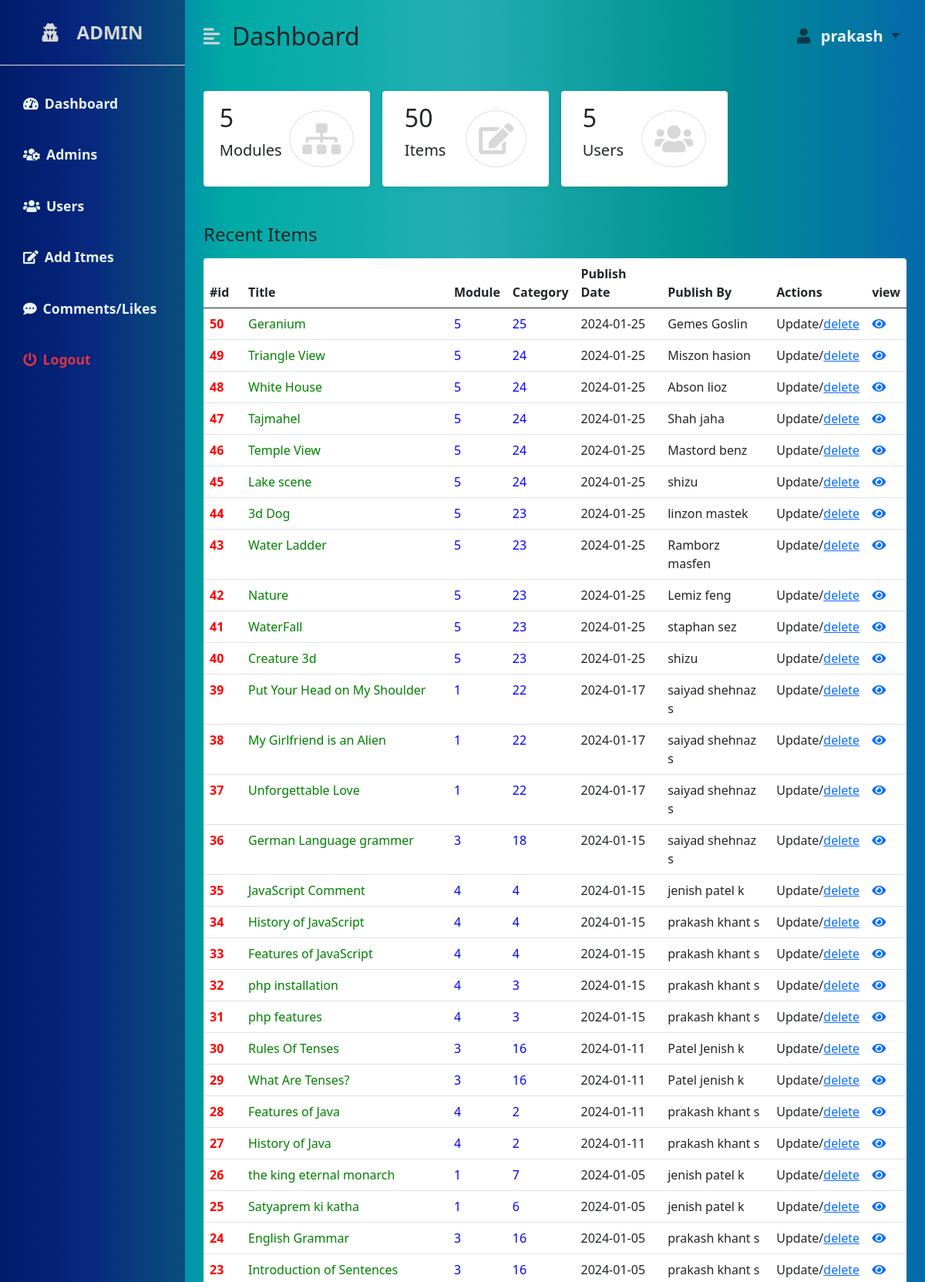
Page /dashboard.php (signed in, upper part) on the committed database.
### tables this page shows
CREATE TABLE `item` (
  `id` int(20) NOT NULL,
  `title` varchar(50) NOT NULL,
  `description` text NOT NULL,
  `content` text NOT NULL,
  `photopath` text NOT NULL,
  `videopath` text NOT NULL,
  `test_link` text NOT NULL,
  `publish_by` text NOT NULL,
  `publish_date` date NOT NULL,
  `module_id` int(11) NOT NULL,
  `category` int(50) NOT NULL,
  `keywords` varchar(50) NOT NULL,
  `time` time NOT NULL
);

### database/db.php (called while the page is built, shortened)
<?php
class DB
{
    public $sname = "localhost";
    public $uname = "root";
    public $password = "";
    public $db_name = "nexushub";
    public $conn;
    function connect_DB()
    {
        $this->conn = mysqli_connect($this->sname, $this->uname, $this->password, $this->db_name);
        return true;
    }
    function fetchData($query)
    {
        $result = mysqli_query($this->conn, $query);
        $ldata = [];
        while ($row = mysqli_fetch_array($result)) {
            array_push($ldata, $row);
        }
        return $ldata;
    }
    function fetch_all_items()
    {
        if ($this->connect_DB()) {
            $query = "SELECT * FROM `item` ORDER BY `id` desc";
            return $this->fetchData($query);
        }
    }
    function count_rows_table($tb_name)
    {
        if ($this->connect_DB()) {
            $query = "SELECT count(*) FROM `$tb_name`";
            return $this->fetchData($query);
        }
    }
}

### dashboard.php (the view)
<?php
include './layouts/top.php';
?>
<div class="container-fluid px-4">
    <div class="row g-3 my-2">
        <div class="col-md-3">
            <div class="p-3 bg-white shadow-sm d-flex justify-content-around align-items-center rounded">
                <div>
                    <h3 class="fs-2">
                        <?php
                          include './database/db.php';
                          $db = new DB();
                            $count_no=$db->count_rows_table("modules") ;
                            foreach($count_no as $cn)
                            {
                                echo $cn[0];
                            }
                        ?>
                    </h3>
                    <p class="fs-5">Modules</p>
                </div>
                <i class="fas fa-sitemap fs-1 primary-text border rounded-full secondary-bg p-3"></i>
            </div>
        </div>
        <div class="col-md-3">
            <div class="p-3 bg-white shadow-sm d-flex justify-content-around align-items-center rounded">
                <div>
                    <h3 class="fs-2">
                        <?php
                    $count_no=$db->count_rows_table("item") ;
                            foreach($count_no as $cn)
                            {
                                echo $cn[0];
                            }
                            ?>
                    </h3>
                    <p class="fs-5">Items</p>
                </div>
                <i class="fas fa-edit fs-1 primary-text border rounded-full secondary-bg p-3"></i>
            </div>
        </div>
        <div class="col-md-3">
            <div class="p-3 bg-white shadow-sm d-flex justify-content-around align-items-center rounded">
                <div>
                    <h3 class="fs-2">
                    <?php
                    $count_no=$db->count_rows_table("userdetails") ;
                            foreach($count_no as $cn)
                            {
                                echo $cn[0];
                            }
                            ?>
                    </h3>
                    <p class="fs-5">Users</p>
                </div>
                <i class="fas fa-users fs-1 primary-text border rounded-full secondary-bg p-3"></i>
            </div>
        </div>
    </div>
    <div class="row my-5">
        <h3 class="fs-4 mb-3">Recent Items</h3>
        <div class="col">
            <table class="table bg-white rounded shadow-sm  table-hover">
                <thead>
                    <tr>
                        <th scope="col" width="50">#id</th>
                        <th scope="col">Title</th>
                        <th scope="col">Module</th>
                        <th scope="col">Category</th>
                        <th scope="col">Publish Date</th>
                        <th scope="col">Publish By</th>
                        <th scope="col">Actions</th>
                        <th scope="col">view</th>
                    </tr>
                </thead>
                <tbody>
                <?php
                $items = $db->fetch_all_items();
                foreach ($items as $item) {
                    echo "
                    <tr>
                        <th scope='row' style='color:red;'>".$item["id"]."</th>
                        <td  style='color:green;'>".$item["title"]."</td>
                        <td  style='color:blue;'>".$item["module_id"]."</td>
                        <td  style='color:blue;'>".$item["category"]."</td>
                        <td>".$item["publish_date"]."</td>
                        <td>".$item["publish_by"]."</td>
                        <td>Update/<a href='delete-item.php?id=".$item["id"]."'>delete</td>
                        <td>
                            <a href='#'> <i class='fas fa-eye'></i>
                             </a>
                        </td>
                    </tr> ";
                     } ?>
                </tbody>
            </table>
        </div>
    </div>
</div>
</div>
<?php
include './layouts/bottom.php';
?>

### layouts/top.php (shortened to what this page needs)
    <!DOCTYPE html>
    <html lang="en">
    <head>
        <link href="https://cdn.jsdelivr.net/npm/bootstrap@5.0.0-beta3/dist/css/bootstrap.min.css" rel="stylesheet" />
        <link rel="stylesheet" href="https://cdnjs.cloudflare.com/ajax/libs/font-awesome/5.15.3/css/all.min.css" />
        <link rel="stylesheet" href="css/dashboard_style.css" />
    </head>
    <body>
<div class="d-flex" id="wrapper">
    <div class=" sidebar " id="sidebar-wrapper">
        <div class="sidebar-heading text-center py-4 primary-text fs-4 fw-bold text-uppercase border-bottom"><i class="fas fa-user-secret me-4 "></i>Admin</div>
        <div class="list-group list-group-flush my-3">
            <a href="dashboard.php" class="list-group-item list-group-item-action bg-transparent second-text fw-bold">
                <i class="fas fa-tachometer-alt me-2"></i>Dashboard</a>
            <a href="admintab.php" class="list-group-item list-group-item-action bg-transparent second-text fw-bold"><i class="fas fa-users-cog me-2"></i>Admins</a>
            <a href="#" class="list-group-item list-group-item-action bg-transparent second-text fw-bold"><i class="fas fa-users me-2"></i>Users</a>
            <a href="additem.php" class="list-group-item list-group-item-action bg-transparent second-text fw-bold"><i class="fas fa-edit me-2"></i>Add Itmes</a>
            <a href="#" class="list-group-item list-group-item-action bg-transparent second-text fw-bold"><i class="fas fa-comment-dots me-2"></i>Comments/Likes</a>
            <a href="logout.php" class="list-group-item list-group-item-action bg-transparent text-danger fw-bold"><i class="fas fa-power-off me-2"></i>Logout</a>
        </div>
    </div>
    <div id="page-content-wrapper">
        <nav class="navbar navbar-expand-lg navbar-light bg-transparent py-4 px-4">
            <div class="d-flex align-items-center">
                <i class="fas fa-align-left primary-text fs-4 me-3" id="menu-toggle"></i>
                <h2 class="fs-2 m-0">Dashboard</h2>
            </div>
            <div class="collapse navbar-collapse" id="navbarSupportedContent">
                <ul class="navbar-nav ms-auto mb-2 mb-lg-0">
                    <div class="options">
                        <li class="nav-item dropdown fs-5">
                            <a class="nav-link dropdown-toggle second-text fw-bold " href="#" id="navbarDropdown" role="button" data-bs-toggle="dropdown" aria-expanded="false">
                                <i class="fas fa-user me-2"></i>
                                <span class="admin-name second-text">
                                    <?php echo $_SESSION['username'] ?>
                                </span>
                            </a>
                    </div>
                </ul>
            </div>
        </nav>

### layouts/bottom.php (shortened to what this page needs)
</div>
    </body>
    </html>

### css/dashboard_style.css (style rules this page uses)
:root { --main-bg-color: #1b193c; --main-text-color: #d8d8d8; --second-text-color: #e9f6f5; --second-bg-color: linear-gradient( to right, #a1b8fa, #83a4ff, #02a2a8dd, #019393, #0569ab ) ,transparent 50%; }
.primary-text { color: var(--main-text-color); }
.second-text { color: var(--second-text-color); }
.secondary-bg { background-color: var(--second-bg-color); }
.rounded-full { border-radius: 100%; }
#wrapper { overflow-x: hidden; background: linear-gradient( to right, #0637bd, #00aba5, #02a2a8dd, #019393, #0569ab ); }
#sidebar-wrapper { min-height: 100vh; margin-left: -15rem; -webkit-transition: margin 0.25s ease-out; -moz-transition: margin 0.25s ease-out; -o-transition: margin 0.25s ease-out; transition: margin 0.25s ease-out; background:linear-gradient( to right, #001c6a, #091e76d8, #094d7b ); }
#sidebar-wrapper .sidebar-heading { padding: 0.875rem 1.25rem; font-size: 1.2rem; }
#sidebar-wrapper .list-group { width: 15rem; font-size: 1.1rem; }
#page-content-wrapper { min-width: 100vw; }
#menu-toggle { cursor: pointer; }
.list-group-item { border: none; padding: 20px 30px; }
@media (min-width: 768px) { #sidebar-wrapper { margin-left: 0; } }
@media (min-width: 768px) { #page-content-wrapper { min-width: 0; width: 100%; } }

### rows in the picture
item: id "50", title "Geranium", module "5", category "25", publish_date "2024-01-25", publish_by "Gemes Goslin"
item: id "49", title "Triangle View", module "5", category "24", publish_date "2024-01-25", publish_by "Miszon hasion"
item: id "48", title "White House", module "5", category "24", publish_date "2024-01-25", publish_by "Abson lioz"
item: id "47", title "Tajmahel", module "5", category "24", publish_date "2024-01-25", publish_by "Shah jaha"
item: id "46", title "Temple View", module "5", category "24", publish_date "2024-01-25", publish_by "Mastord benz"
item: id "45", title "Lake scene", module "5", category "24", publish_date "2024-01-25", publish_by "shizu"
item: id "44", title "3d Dog", module "5", category "23", publish_date "2024-01-25", publish_by "linzon mastek"
item: id "43", title "Water Ladder", module "5", category "23", publish_date "2024-01-25", publish_by "Ramborz masfen"
item: id "42", title "Nature", module "5", category "23", publish_date "2024-01-25", publish_by "Lemiz feng"
item: id "41", title "WaterFall", module "5", category "23", publish_date "2024-01-25", publish_by "staphan sez"
item: id "40", title "Creature 3d", module "5", category "23", publish_date "2024-01-25", publish_by "shizu"
item: id "39", title "Put Your Head on My Shoulder", module "1", category "22", publish_date "2024-01-17", publish_by "saiyad shehnaz s"
item: id "38", title "My Girlfriend is an Alien", module "1", category "22", publish_date "2024-01-17", publish_by "saiyad shehnaz s"
item: id "37", title "Unforgettable Love", module "1", category "22", publish_date "2024-01-17", publish_by "saiyad shehnaz s"
item: id "36", title "German Language grammer", module "3", category "18", publish_date "2024-01-15", publish_by "saiyad shehnaz s"
item: id "35", title "JavaScript Comment", module "4", category "4", publish_date "2024-01-15", publish_by "jenish patel k"
item: id "34", title "History of JavaScript", module "4", category "4", publish_date "2024-01-15", publish_by "prakash khant s"
item: id "33", title "Features of JavaScript", module "4", category "4", publish_date "2024-01-15", publish_by "prakash khant s"
item: id "32", title "php installation", module "4", category "3", publish_date "2024-01-15", publish_by "prakash khant s"
item: id "31", title "php features", module "4", category "3", publish_date "2024-01-15", publish_by "prakash khant s"
item: id "30", title "Rules Of Tenses", module "3", category "16", publish_date "2024-01-11", publish_by "Patel Jenish k"
item: id "29", title "What Are Tenses?", module "3", category "16", publish_date "2024-01-11", publish_by "Patel jenish k"
item: id "28", title "Features of Java", module "4", category "2", publish_date "2024-01-11", publish_by "prakash khant s"
item: id "27", title "History of Java", module "4", category "2", publish_date "2024-01-11", publish_by "prakash khant s"
item: id "26", title "the king eternal monarch", module "1", category "7", publish_date "2024-01-05", publish_by "jenish patel k"
item: id "25", title "Satyaprem ki katha", module "1", category "6", publish_date "2024-01-05", publish_by "jenish patel k"
item: id "24", title "English Grammar", module "3", category "16", publish_date "2024-01-05", publish_by "prakash khant s"
item: id "23", title "Introduction of Sentences", module "3", category "16", publish_date "2024-01-05", publish_by "prakash khant s"

### other values in the picture
$_SESSION['username'] "prakash"
$cn[0] "5"
$cn[0] "50"
